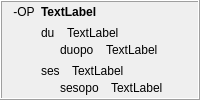
            <widget class="QFrame" name="frame_32">
             <property name="frameShape">
              <enum>QFrame::Box</enum>
             </property>
             <property name="frameShadow">
              <enum>QFrame::Raised</enum>
             </property>
             <layout class="QHBoxLayout" name="horizontalLayout_54">
              <property name="topMargin">
               <number>3</number>
              </property>
              <property name="bottomMargin">
               <number>3</number>
              </property>
              <item>
               <widget class="QLabel" name="label_307">
                <property name="sizePolicy">
                 <sizepolicy hsizetype="Maximum" vsizetype="Preferred">
                  <horstretch>0</horstretch>
                  <verstretch>0</verstretch>
                 </sizepolicy>
                </property>
                <property name="text">
                 <string>-OP</string>
                </property>
                <property name="alignment">
                 <set>Qt::AlignHCenter|Qt::AlignTop</set>
                </property>
                <property name="tipo" stdset="0">
                 <string>afikso</string>
                </property>
               </widget>
              </item>
              <item>
               <layout class="QVBoxLayout" name="verticalLayout_394">
                <item>
                 <widget class="QLabel" name="Lec09_Label702">
                  <property name="sizePolicy">
                   <sizepolicy hsizetype="Preferred" vsizetype="Maximum">
                    <horstretch>0</horstretch>
                    <verstretch>0</verstretch>
                   </sizepolicy>
                  </property>
                  <property name="styleSheet">
                   <string notr="true">font-weight: bold;</string>
                  </property>
                  <property name="text">
                   <string>TextLabel</string>
                  </property>
                  <property name="wordWrap">
                   <bool>true</bool>
                  </property>
                 </widget>
                </item>
                <item>
                 <layout class="QVBoxLayout" name="verticalLayout_46">
                  <item>
                   <layout class="QVBoxLayout" name="verticalLayout_395">
                    <property name="spacing">
                     <number>3</number>
                    </property>
                    <item>
                     <layout class="QHBoxLayout" name="horizontalLayout_642">
                      <property name="spacing">
                       <number>12</number>
                      </property>
                      <item>
                       <widget class="neklakebla_nova" name="Lec09_Button663">
                        <property name="text">
                         <string>du</string>
                        </property>
                        <property name="wordWrap">
                         <bool>true</bool>
                        </property>
                       </widget>
                      </item>
                      <item>
                       <widget class="QLabel" name="Lec09_Label703">
                        <property name="sizePolicy">
                         <sizepolicy hsizetype="Expanding" vsizetype="Preferred">
                          <horstretch>0</horstretch>
                          <verstretch>0</verstretch>
                         </sizepolicy>
                        </property>
                        <property name="text">
                         <string>TextLabel</string>
                        </property>
                        <property name="wordWrap">
                         <bool>true</bool>
                        </property>
                       </widget>
                      </item>
                     </layout>
                    </item>
                    <item>
                     <layout class="QHBoxLayout" name="horizontalLayout_643">
                      <property name="spacing">
                       <number>12</number>
                      </property>
                      <item>
                       <widget class="label_sago_reversa" name="label_403">
                        <property name="sizePolicy">
                         <sizepolicy hsizetype="Maximum" vsizetype="Preferred">
                          <horstretch>0</horstretch>
                          <verstretch>0</verstretch>
                         </sizepolicy>
                        </property>
                        <property name="text">
                         <string/>
                        </property>
                        <property name="pixmap">
                         <pixmap resource="../resources/ikonoj.qrc">:/ikonoj/sago_revena.png</pixmap>
                        </property>
                       </widget>
                      </item>
                      <item>
                       <widget class="neklakebla_nova" name="Lec09_Button664">
                        <property name="text">
                         <string>duopo</string>
                        </property>
                        <property name="wordWrap">
                         <bool>true</bool>
                        </property>
                       </widget>
                      </item>
                      <item>
                       <widget class="QLabel" name="Lec09_Label704">
                        <property name="sizePolicy">
                         <sizepolicy hsizetype="Expanding" vsizetype="Preferred">
                          <horstretch>0</horstretch>
                          <verstretch>0</verstretch>
                         </sizepolicy>
                        </property>
                        <property name="text">
                         <string>TextLabel</string>
                        </property>
                        <property name="wordWrap">
                         <bool>true</bool>
                        </property>
                       </widget>
                      </item>
                     </layout>
                    </item>
                   </layout>
                  </item>
                 </layout>
                </item>
                <item>
                 <layout class="QVBoxLayout" name="verticalLayout_396">
                  <property name="spacing">
                   <number>3</number>
                  </property>
                  <item>
                   <layout class="QHBoxLayout" name="horizontalLayout_644">
                    <property name="spacing">
                     <number>12</number>
                    </property>
                    <item>
                     <widget class="neklakebla_nova" name="Lec09_Button63">
                      <property name="text">
                       <string>ses</string>
                      </property>
                      <property name="wordWrap">
                       <bool>true</bool>
                      </property>
                     </widget>
                    </item>
                    <item>
                     <widget class="QLabel" name="Lec09_Label64">
                      <property name="sizePolicy">
                       <sizepolicy hsizetype="Expanding" vsizetype="Preferred">
                        <horstretch>0</horstretch>
                        <verstretch>0</verstretch>
                       </sizepolicy>
                      </property>
                      <property name="text">
                       <string>TextLabel</string>
                      </property>
                      <property name="wordWrap">
                       <bool>true</bool>
                      </property>
                     </widget>
                    </item>
                   </layout>
                  </item>
                  <item>
                   <layout class="QHBoxLayout" name="horizontalLayout_645">
                    <property name="spacing">
                     <number>12</number>
                    </property>
                    <item>
                     <widget class="label_sago_reversa" name="label_404">
                      <property name="sizePolicy">
                       <sizepolicy hsizetype="Maximum" vsizetype="Preferred">
                        <horstretch>0</horstretch>
                        <verstretch>0</verstretch>
                       </sizepolicy>
                      </property>
                      <property name="text">
                       <string/>
                      </property>
                      <property name="pixmap">
                       <pixmap resource="../resources/ikonoj.qrc">:/ikonoj/sago_revena.png</pixmap>
                      </property>
                     </widget>
                    </item>
                    <item>
                     <widget class="neklakebla_nova" name="Lec09_Button64">
                      <property name="text">
                       <string>sesopo</string>
                      </property>
                      <property name="wordWrap">
                       <bool>true</bool>
                      </property>
                     </widget>
                    </item>
                    <item>
                     <widget class="QLabel" name="Lec09_Label65">
                      <property name="sizePolicy">
                       <sizepolicy hsizetype="Expanding" vsizetype="Preferred">
                        <horstretch>0</horstretch>
                        <verstretch>0</verstretch>
                       </sizepolicy>
                      </property>
                      <property name="text">
                       <string>TextLabel</string>
                      </property>
                      <property name="wordWrap">
                       <bool>true</bool>
                      </property>
                     </widget>
                    </item>
                   </layout>
                  </item>
                 </layout>
                </item>
               </layout>
              </item>
             </layout>
            </widget>
